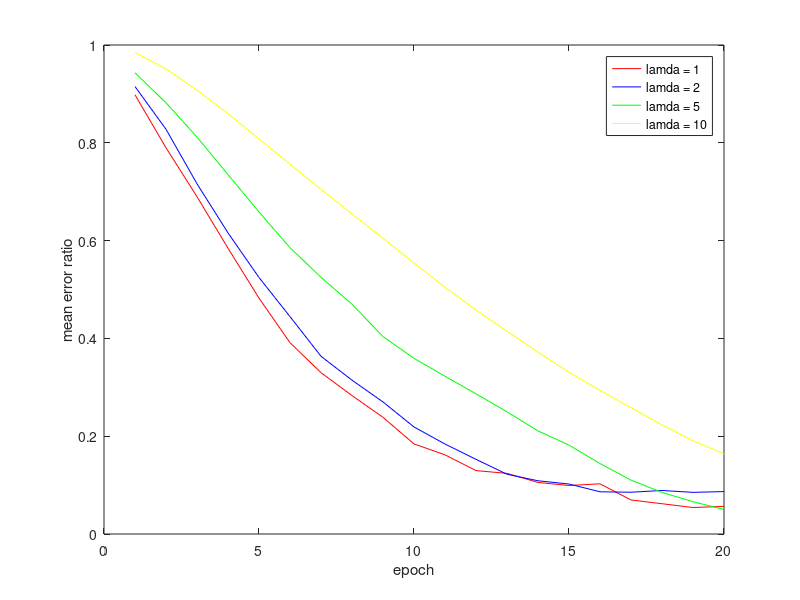

Write MATLAB code to recreate this figure.
var =2 

%lamda = 1
errRec3 = [0.898124258777809,0.789847448101539,0.689728369447266,0.584386735339263,0.482369204160322,0.391221575965740,0.329951908059397,0.283079686712174,0.238668038067177,0.184199410310800,0.161914461139738,0.129620807557883,0.124049125917133,0.105439182596037,0.0991959484534907,0.102607977351977,0.0696096100862303,0.0619560004691203,0.0541433508831183,0.0565284658888836;];
errRec4 = [0.979970290627928,0.883154457825104,0.779525076836014,0.675772522639903,0.571982214706620,0.474660627116033,0.391378416702693,0.329691144035449,0.275880931078501,0.217835859770771,0.174589633052007,0.150736119011566,0.128743308336223,0.117454709363300,0.104897370520606,0.0967215924337256,0.0844115739785358,0.0684256769599504,0.0553191914689580,0.0487876795026510;];

%lamda = 2
errRec5 = [0.915031667488083,0.827724315822153,0.716206376619778,0.615733030584489,0.524553878387084,0.444567984519428,0.363493216264214,0.314563270276392,0.270037567909238,0.218883623153012,0.183989100317971,0.152737386176429,0.122160981994110,0.108871494418878,0.102216985027020,0.0863325648912668,0.0854119521421547,0.0890118190802674,0.0851505683603401,0.0867639685858807;];
errRec6 = [0.980805382592281,0.907353747138750,0.816693891706276,0.713161767074616,0.614369275339388,0.523981664184647,0.442649073326810,0.371811375839559,0.316875200752906,0.264779065833679,0.214657211249170,0.174339332611266,0.147388332366042,0.123894280784878,0.109844389892929,0.0975614682904956,0.0866224661007405,0.0800666347426595,0.0793357890783137,0.0790552652884716;];

%lamda = 5
errRec7 = [0.943043652564157,0.881882341631421,0.811644773788818,0.734891861348146,0.658424525129519,0.585555741005762,0.524956096092757,0.469838559582696,0.403732320655499,0.359226832420352,0.322587986813755,0.286673750920092,0.249934988481142,0.210877357934932,0.181797840083129,0.144034272646890,0.110200802586270,0.0850296855578126,0.0659979686926675,0.0502166248186947;];
errRec8 = [0.981720067444913,0.934491154163369,0.874615196162500,0.805315503577825,0.732721703498255,0.659494193627013,0.589244435370739,0.529134070864286,0.470858612339996,0.416807701754680,0.369670648923764,0.327455375037064,0.287588009796821,0.251197302826565,0.215638996466410,0.182105153492378,0.145826993385575,0.112009771263465,0.0842853930077235,0.0625080197768974;];

%lamda = 10

errRec9 = [0.961552741722017,0.911756504738652,0.861816832967686,0.806481323722973,0.752304374429351,0.702509322223881,0.649271894611918,0.600215793957073,0.550353754608300,0.494854262936145,0.448580941940870,0.405898707433771,0.366876050339012,0.323495194764238,0.284566568848980,0.249847370159879,0.214188675878484,0.178808667727685,0.152142993912456,0.130583520035484;];
errRec10 = [0.984627381471677,0.951067874293629,0.907664953580528,0.859705445233490,0.807785652080356,0.756477488718255,0.704668824590339,0.654623260453623,0.604929774156278,0.553990886332414,0.504706349255674,0.458021247950116,0.414721998713083,0.371924659918851,0.330682830264872,0.293753197995522,0.258341280800360,0.222977120561455,0.190624541293821,0.163876973303852;];

line = 1:1:20
plot(line, errRec3, '-r', line, errRec5, '-b' , line, errRec7, '-g', line, errRec10, '-y');
legend('lamda = 1', 'lamda = 2', 'lamda = 5', 'lamda = 10');
xlabel('epoch');
ylabel('mean error ratio');